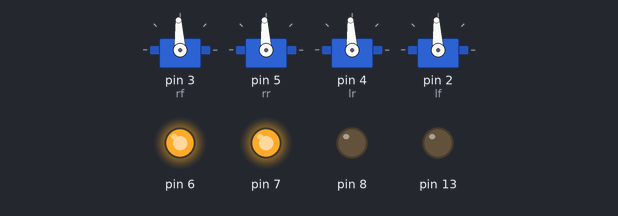
Bench run of a sketch on a simulated Arduino Uno, built with avr-gcc and run on an emulated ATmega328P. Parts: 4 × servo, output pins drawn as LEDs (lit = HIGH).

Above: at 0.1 s.
Timing chart, 0 to 1.6 s (numbered marks = the images above):
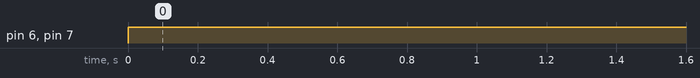

Measured:
- by itself, pin 6, pin 7: LOW → HIGH at 0.00 s

The sketch:

quickActuate.ino
```cpp
// Simply write something to each motor

#include <Servo.h>

//these are just sent to defaults so we dont get in the way of the servos
Servo suspActuatorRight;
Servo suspActuatorLeft;
Servo dumpActuator;
Servo doorActuatorLeft;
Servo doorActuatorRight;

//actual servos
Servo lr;
Servo lf;
Servo rf;
Servo rr;

void setup() {
  // servo pins valid Wed May 8 night

  rf.attach(3);
  rr.attach(5);
  lr.attach(4);
  lf.attach(2);
}

void loop() {

  analogWrite(6, 255);  //suspension actuators extended ('up') =0    retracted ('down') = 255
  analogWrite(7, 255);  //dumpActuator retracted 'down' = 255,    up would be 0
  analogWrite(8, 0);    //auger stopped
  analogWrite(13, 0);  //door actuators retracted, 'closed' = 0      'open' = 255

  int val = 1500 ;   //1000 is left, 1500 straight, 2000 right
  rf.writeMicroseconds(val);
  rr.writeMicroseconds(val);
  lr.writeMicroseconds(val);
  lf.writeMicroseconds(val);

  delay(200);
}
```
